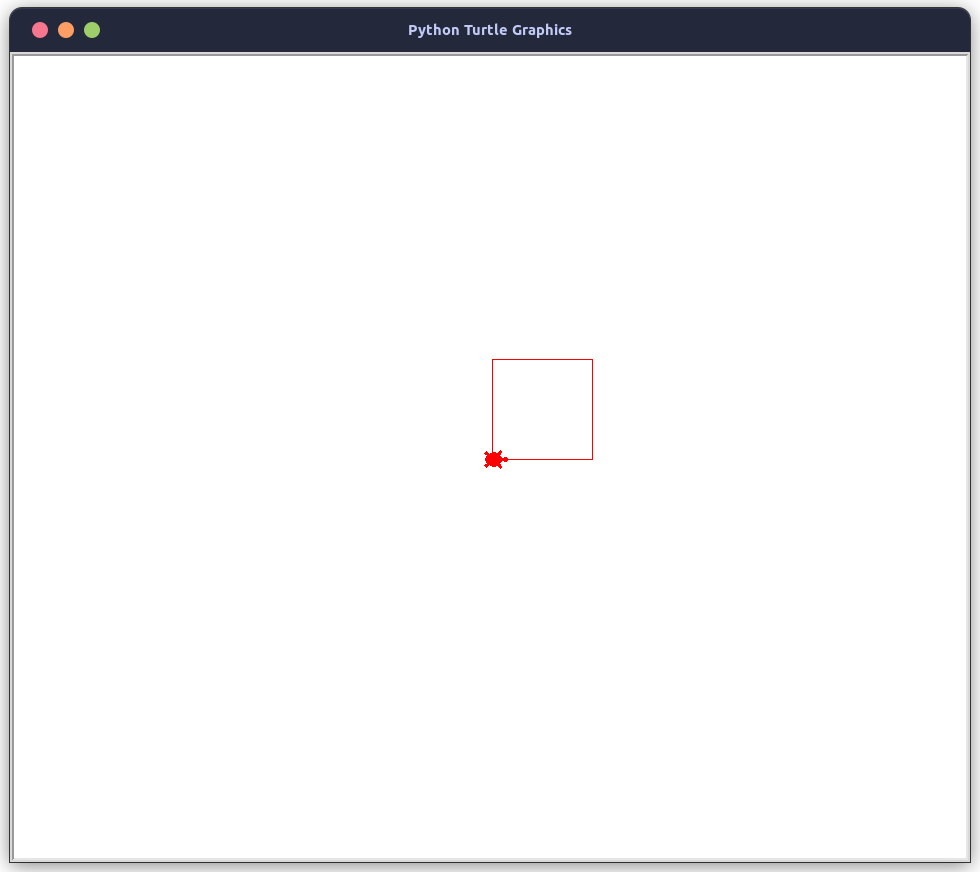

Write the Python code that produced this figure.
#draw a square
from turtle import Turtle, Screen

mr_turtle = Turtle()
mr_turtle.shape("turtle")
mr_turtle.color("red")

for i in range(4):
    mr_turtle.forward(100)
    mr_turtle.left(90)


screen = Screen()
screen.exitonclick()
